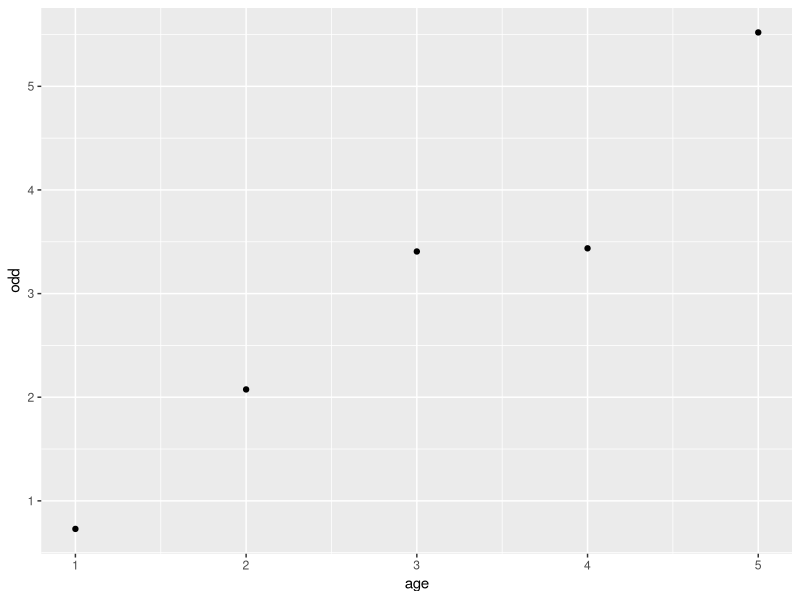
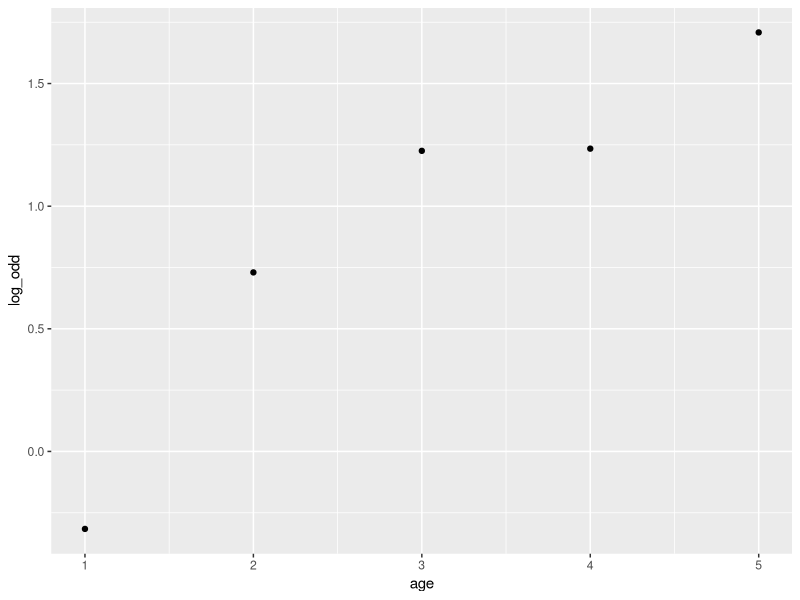
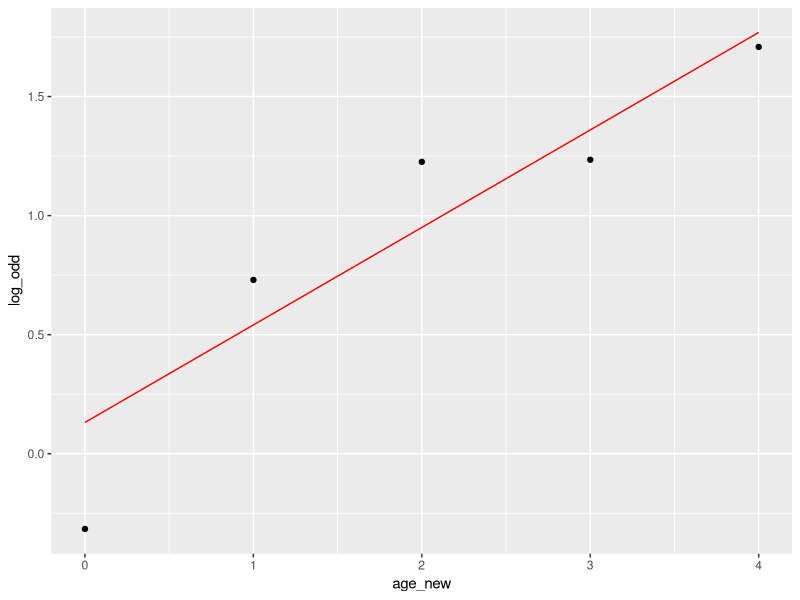

Reproduce these figures in R, in order.
## Assign: Ecnometrics
## Edward J. Xu
## Mar 22, 2020
setwd("~/GitHub/TidySimStat/examples")
library(tidyverse)
library(magrittr)
library(lmtest)

#### Data ####
dat <- read_csv("./data/EEHA.csv")

set.seed(6)
sample_size <- 1200
dat <- dat %>%
  slice(sample(nrow(dat), sample_size))

dat %>%
  select(respondent_ID, age, know_el)

#### Conditional Frequency ####
cal_freq_con <- function(x, dat, y){
  x_n <- dat %>%
    filter(age == x) %>%
    nrow()
  
  xy_n <- dat %>%
    filter(age == x) %>%
    filter(know_el == 1) %>%
    nrow()
  
  return(xy_n / x_n)
}

## Note that the age group starts from 0
dist_know_el <- 
  tibble(age = seq(5)) %>%
  mutate(freq = map_dbl(.$age, cal_freq_con, dat = dat)) %>%
  mutate(freq_0 = 1 - freq) %>%
  mutate(odd = freq / freq_0) %>%
  mutate(log_odd = log(odd)) %>%
  mutate(age_new = age - 1)  # new age group index is used
  # so that it is easier to interpret the meaning of two parameters

dist_know_el %>%
  ggplot() +
    geom_point(aes(age, odd)) 

dist_know_el %>%
  ggplot() +
    geom_point(aes(age, log_odd))

#### Logit Model ####

dat %<>%
  mutate(age_new = age - 1)

mod_1 <- 
  dat %>%
  as.data.frame() %>%
  {glm(know_el ~ age_new, data = ., family = "binomial")}

dist_know_el %>%
  mutate(pred = predict(mod_1, 
    newdata = tibble(age_new = seq(5) - 1))) %>%
  ggplot() +
    geom_point(aes(age_new, log_odd)) +
    geom_line(aes(age_new, pred), color = "red")

#### Mis-Specification Analysis ####

dat %<>%
  mutate(age_new_1 = ifelse(age_new == 1, 1, 0)) %>%
  mutate(age_new_2 = ifelse(age_new == 2, 1, 0)) %>%
  mutate(age_new_3 = ifelse(age_new == 3, 1, 0)) %>%
  mutate(age_new_4 = ifelse(age_new == 4, 1, 0))

mod_2 <-
  dat %>%
  as.data.frame() %>%
  {glm(know_el ~ age_new_1 + age_new_2 + age_new_3 + age_new_4,
    data = ., family = "binomial")}

summary(mod_2)

result_lmtest <- 
  lmtest::lrtest(mod_1, mod_2)  # mod_1 is nested in mod_2

## Log likelihood ratio test by hand
(lr <- 2 * (result_lmtest$LogLik[2] - result_lmtest$LogLik[1]))
(critical_value <- qchisq(0.95, 3, lower.tail = TRUE, log.p = FALSE))
(p_val <- pchisq(lr, 3, lower.tail = F, log.p = F))
(lr <= critical_value)
